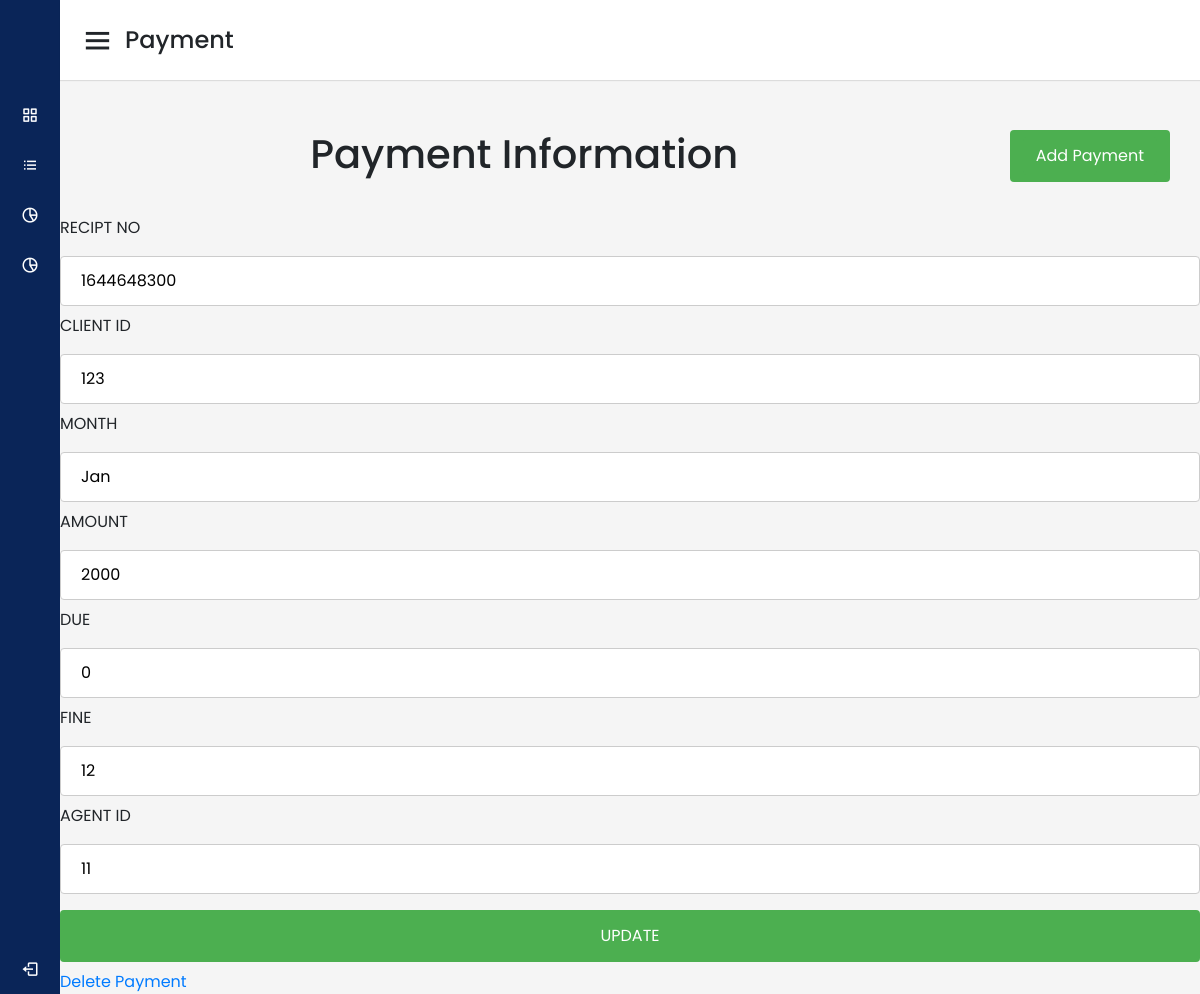
The app's page /agent/editPayment.php?recipt_no=1644648300 with its own data.
### tables this page shows
CREATE TABLE `payment` (
  `recipt_no` int(11) NOT NULL,
  `client_id` int(11) NOT NULL,
  `month` varchar(50) NOT NULL,
  `amount` int(11) NOT NULL,
  `due` int(11) NOT NULL,
  `fine` int(11) NOT NULL,
  `agent_id` int(11) NOT NULL
);

### agent/editPayment.php (the view, shortened to what this page needs)
<?php include('includes/header.php'); ?>
<?php include('includes/sidebar.php'); ?>
<body>
	<section class="home-section">
    <nav>
      <div class="sidebar-button">
        <i class='bx bx-menu sidebarBtn'></i>
        <span class="dashboard">Payment</span>
      </div>
    </nav>
        <div id="page-wrapper">
                <div class="row">
                    <div class="col-md-12">
                        <h1 class="page-head-line">Payment Information
						<button class="btn" align="center">
						<a href="addPayment.php" class="btn">Add Payment</a>
						</button>
						</h1>
                    </div>
                </div>
<?php
include'connection.php';
	if($_SERVER["REQUEST_METHOD"] == "GET"){
		$recipt_no = $_GET["recipt_no"];
	}
	$sql = "SELECT recipt_no, client_id, month, amount, due, fine, agent_id from payment where recipt_no='$recipt_no'";
	$result = $conn->query($sql);
	echo "<div>\n";
	  echo '<form action="updatePayment.php" method="post">';
	while($row = $result->fetch_assoc()) {
		echo "<label for=\"fname\">RECIPT NO</label>";
	    echo "<input type=\"text\" recipt_no=\"fname\" name=\"recipt_no\" placeholder=\"Your recpit no..\" value=\"$row[recipt_no]\">";
		echo "<label for=\"fname\">CLIENT ID</label>";
	    echo "<input type=\"text\" recipt_no=\"fname\" name=\"client_id\" placeholder=\"Client Id..\" value=\"$row[client_id]\">";
		echo "<label for=\"fname\">MONTH</label>";
		echo "<input type=\"text\" recipt_no=\"fname\" name=\"month\" placeholder=\"Month..\" value=\"$row[month]\">";
		echo "<label for=\"fname\">AMOUNT</label>";
		echo "<input type=\"text\" recipt_no=\"fname\" name=\"amount\" placeholder=\"Amount..\" value=\"$row[amount]\">";
		echo "<label for=\"fname\">DUE</label>";
		echo "<input type=\"text\" recipt_no=\"fname\" name=\"due\" placeholder=\"Your Due..\" value=\"$row[due]\">";
		echo "<label for=\"fname\">FINE</label>";
		echo "<input type=\"text\" recipt_no=\"fname\" name=\"fine\" placeholder=\"Fine..\" value=\"$row[fine]\">";
		echo "<label for=\"fname\">AGENT ID</label>";
		echo "<input type=\"text\" recipt_no=\"fname\" name=\"agent_id\" placeholder=\"Agent Id..\" value=\"$row[agent_id]\">";
    }
	echo "<input type=\"submit\" value=\"UPDATE\">";
	echo "</form>\n";
	echo "<a href='deletePayment.php?recipt_no=".$recipt_no."'>Delete Payment</a>";
echo "</div>\n";
?>
        </div>
</body>
</html>

### admin/adminhome.css (style rules this page uses)
* { margin: 0; padding: 0; box-sizing: border-box; font-family: 'Poppins', sans-serif; }
.home-section { position: relative; background: #f5f5f5; min-height: 100vh; width: calc(100% - 240px); left: 240px; transition: all 0.5s ease; }
.home-section nav { display: flex; justify-content: space-between; height: 80px; background: #fff; display: flex; align-items: center; position: fixed; width: calc(100% - 240px); left: 240px; z-index: 100; padding: 0 20px; box-shadow: 0 1px 1px rgba(0, 0, 0, 0.1); transition: all 0.5s ease; }
.home-section nav .sidebar-button { display: flex; align-items: center; font-size: 24px; font-weight: 500; }
nav .sidebar-button i { font-size: 35px; margin-right: 10px; }
@media (max-width: 1240px) { .home-section { width: calc(100% - 60px); left: 60px; } }
@media (max-width: 1240px) { .home-section nav { width: calc(100% - 60px); left: 60px; } }
input[type=text], select { width: 100%; padding: 12px 20px; margin: 8px 0; display: inline-block; border: 1px solid #ccc; border-radius: 4px; box-sizing: border-box; }
input[type=submit] { width: 100%; background-color: #4CAF50; color: white; padding: 14px 20px; margin: 8px 0; border: none; border-radius: 4px; cursor: pointer; }
.btn { color:royalblue border }
#page-wrapper { padding-top: 100px; }
.row { padding:30px; margin-left: 18%; }
.btn { background-color: #4CAF50; float: right; color:white; text-decoration:none; }

### agent/editPayment.php (style rules this page uses)
.row { padding:30px; margin-left: 18%; }
.btn { background-color: #4CAF50; float: right; color:white; text-decoration:none; }

### records on screen
payment: recipt_no "1644648300", client_id "123", month "Jan", amount "2000", due "0", fine "12", agent_id "11"
